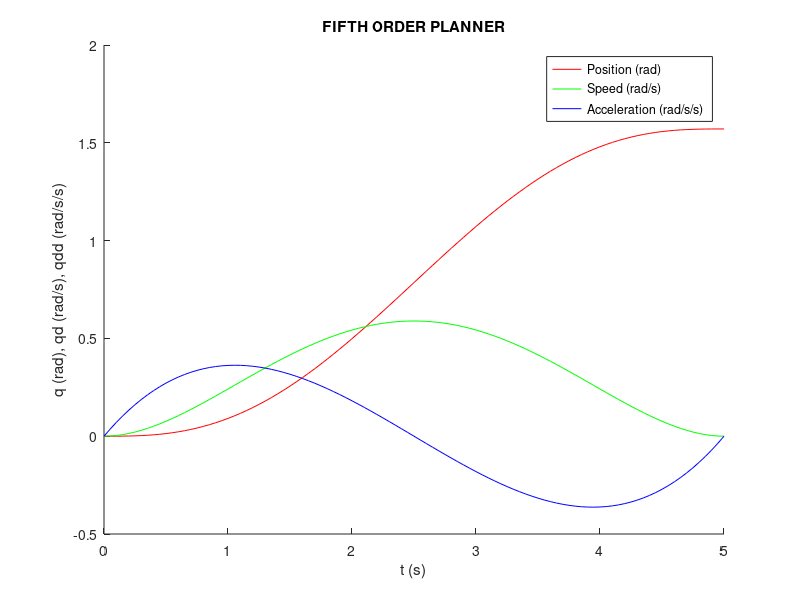

Here is the MATLAB script that generated this plot:
%%%%%%%%%%%%%%%%%%%%%%%%%%%%%%%%%%%%%%%%%%%%%%%%%%%%%%%%%%%%%%%%%%%%%%%%%%%
% 	EXERCISES ON INTERPOLATORS .
%   - Exercise 1: Dealing with a first order planner.
%   - Exercise 2: Derivation of a second order planner.
%   - Exercise 3: A more complex planning using first order interpolators.
%   - Exercise 4: Derive a trapezoidal acceleration profile using a 4th
%   order interpolator.
%   - Exercise 5: Animate a 6 DOF robot with the joint trajectory computed
%   in exercise 4.
%%%%%%%%%%%%%%%%%%%%%%%%%%%%%%%%%%%%%%%%%%%%%%%%%%%%%%%%%%%%%%%%%%%%%%%%%%%
% Copyright (C) 2016, by Arturo Gil Aparicio
%
% This file is part of ARTE (A Robotics Toolbox for Education).
% 
% ARTE is free software: you can redistribute it and/or modify
% it under the terms of the GNU Lesser General Public License as published by
% the Free Software Foundation, either version 3 of the License, or
% (at your option) any later version.
% 
% ARTE is distributed in the hope that it will be useful,
% but WITHOUT ANY WARRANTY; without even the implied warranty of
% MERCHANTABILITY or FITNESS FOR A PARTICULAR PURPOSE.  See the
% GNU Lesser General Public License for more details.
% 
% You should have received a copy of the GNU Leser General Public License
% along with ARTE.  If not, see <http://www.gnu.org/licenses/>.
function interpolators_solution
close all
% exercise1()
% exercise2()
% exercise3()
exercise4();
%exercise5()
%exercise6()


%%%%%%%%%%%%%%%%%%%%%%%%%%%%%%%%%%%%%%%%%%%%%%%%%%%%%%%%%%%%%%%%%%%%%%%%%%%
%%%%%%%%%%%%%%%%%%%%%%%%%%%%%%%%%%%%%%%%%%%%%%%%%%%%%%%%%%%%%%%%%%%%%%%%%%%
%   Exercise 1:
%   a) Plan a joint trajectory from q1 to q2 using a linear interpolator.
%   The movement must be performed at a constant speed of 2 rad/s.
%   
%   b) Complete the function  first_order in order to return the required
%   data.
%   
%   b) Plot the trajectory in position with a delta of 0.001 seconds. Plot
%   the speed of the trajectory. Compute the accelerations at every time step.
%   
%   c) Present your conclusions. Which aspects could/should be improved?
%           Acceleration tends to infinite values at the starting and end
%           of the trajectory, due to a sudden change in speed. This
%           implies that unnecessary torques will be required
%%%%%%%%%%%%%%%%%%%%%%%%%%%%%%%%%%%%%%%%%%%%%%%%%%%%%%%%%%%%%%%%%%%%%%%%%%%
%%%%%%%%%%%%%%%%%%%%%%%%%%%%%%%%%%%%%%%%%%%%%%%%%%%%%%%%%%%%%%%%%%%%%%%%%%%
function exercise1()
% Go from q1=0 to q2=0.5 rad
q=[0 1.8];
%At a constant speed.
qd=2; %rad/s
% DEFINE t = [T1 T2]
T1 = 0;
T2 = (q(2)-q(1))/qd;
t=[T1 T2];
%the minimum difference in seconds between times to compute q(t) functions
delta_t=0.001;

%FIRST ORDER PLANNER FROM q1 to q2 
figure, xlabel('t (s)'), ylabel('q (rad), q_d (rad/s)'), title('FIRST ORDER PLANNER. EXERCISE 1'), hold on
[q_t, qd_t, time, k]=first_order([q(1) q(2)], [t(1) t(2)], delta_t); 
plot(time, q_t, 'r'), plot(time, qd_t, 'g')

legend('Position (rad)','Speed (rad/s)')
%WRITE EQUATION
disp('The equation computed can be written as:')
fprintf('\n q(t)=k1+k2*t=%.3f+%.3f*t', k(1), k(2))


%%%%%%%%%%%%%%%%%%%%%%%%%%%%%%%%%%%%%%%%%%%%%%%%%%%%%%%%%%%%%%%%%%%%%%%%%%%
%%%%%%%%%%%%%%%%%%%%%%%%%%%%%%%%%%%%%%%%%%%%%%%%%%%%%%%%%%%%%%%%%%%%%%%%%%%
%   Exercise 2:
%   a) Derive a method to compute a second order polynomial of the form
%       q(t) = k1 + k2*t + k3*t^2
%       write down the equations needed.
%   b) Program a method named of the form:
%
%   [q_t, qd_t, qdd_t, t, k]=second_order(q, qd, t, delta_t)
%
%   with:
%   Inputs:
%       q: a joint vector of two inputs q = [q1 q2]
%       qd: the initial speed at t1.
%       t: a time vector with t = [t1 t2]
%       delta_t: the sample time between computed q(t)'s
%
%   Returns:
%       q: the values of q(t) as a function of the time vector used.
%       qd: the speed qd(t) as a function of the time vector (which is a constant in this case)
%       t: the time vector used.
%       k: the polynomial coefficients k that allow to compute q(t) as:
%               q(t) = k(1) + k(2)*t + k(3)*t^2
%
%   c) Present your conclusions. Which aspects could/should be improved?
%           
%%%%%%%%%%%%%%%%%%%%%%%%%%%%%%%%%%%%%%%%%%%%%%%%%%%%%%%%%%%%%%%%%%%%%%%%%%%
%%%%%%%%%%%%%%%%%%%%%%%%%%%%%%%%%%%%%%%%%%%%%%%%%%%%%%%%%%%%%%%%%%%%%%%%%%%
function exercise2()
% Go from q1=0 to q2=1.5 rad
q=[0 2.5];
qd = 0.3; % rad/s (CHANGE FROM 0 TO 2.3)
%Time vector
t=[0 12];
%the minimum difference in seconds between times to compute q(t) functions
delta_t=0.001;

figure, xlabel('t (s)'), ylabel('q (rad), q_d (rad/s), q_{dd} (rad/s/s)'), title('SECOND ORDER PLANNER'), hold on
[q_t, qd_t, qdd_t, time, k]=second_order([q(1) q(2)], qd(1),[t(1) t(2)], delta_t);
plot(time, q_t, 'r'), plot(time, qd_t, 'g'), plot(time, qdd_t, 'b')
legend('Position (rad)','Speed (rad/s)', 'Acceleration (rad/s/s)')

%WRITE EQUATION
disp('The equation computed can be written as:')
fprintf('\n q(t)=k1+k2*t+k3*t^2=%.3f+%.3f*t+%.3f*t^2', k(1), k(2), k(3))


%%%%%%%%%%%%%%%%%%%%%%%%%%%%%%%%%%%%%%%%%%%%%%%%%%%%%%%%%%%%%%%%%%%%%%%%%%%
%%%%%%%%%%%%%%%%%%%%%%%%%%%%%%%%%%%%%%%%%%%%%%%%%%%%%%%%%%%%%%%%%%%%%%%%%%%
%   Exercise 3:
%   a) Use a first order planner to perform the following movement on a
%   single joint of a robot.
%       q1 = 0.2 rad. t1 = 0 s
%       q2 = 0.5 rad. t2 = 6 s
%       q3 = 0.8 rad. t3 = 8 s
%       q4 = 1.5 rad. t4 = 10 s
%   b) Plot the whole trajectory in speed and position.
%   c) Present your main conclusions.
%%%%%%%%%%%%%%%%%%%%%%%%%%%%%%%%%%%%%%%%%%%%%%%%%%%%%%%%%%%%%%%%%%%%%%%%%%%
%%%%%%%%%%%%%%%%%%%%%%%%%%%%%%%%%%%%%%%%%%%%%%%%%%%%%%%%%%%%%%%%%%%%%%%%%%%
function exercise3()
% Go from q1=0 to q2=0.5 rad
%q=[q1 q2 q3 q4];
q=[0.2 0.5 0.8 1.5];
%t=[t1 t2 t3 t4];
t=[0 6 8 10];

%the minimum difference in seconds between times to compute q(t) functions
delta_t=0.001;

figure, xlabel('t (s)'), ylabel('q (rad), q_d (rad/s)'), title('FIRST ORDER PLANNER. EXERCISE 3'), hold on
[q_t, qd_t, time, k]=first_order([q(1) q(2)],[t(1) t(2)], delta_t); plot(time, q_t, 'r'), plot(time, qd_t, 'g')
[q_t, qd_t, time, k]=first_order([q(2) q(3)],[t(2) t(3)], delta_t); plot(time, q_t, 'r'), plot(time, qd_t, 'g')
[q_t, qd_t, time, k]=first_order([q(3) q(4)],[t(3) t(4)], delta_t); plot(time, q_t, 'r'), plot(time, qd_t, 'g')
legend('Joint position q (rad)', 'Joint speed q (rad/s)')

%%%%%%%%%%%%%%%%%%%%%%%%%%%%%%%%%%%%%%%%%%%%%%%%%%%%%%%%%%%%%%%%%%%%%%%%%%%
%%%%%%%%%%%%%%%%%%%%%%%%%%%%%%%%%%%%%%%%%%%%%%%%%%%%%%%%%%%%%%%%%%%%%%%%%%%
%   Exercise 4:
%   fifth order interpolator.
%%%%%%%%%%%%%%%%%%%%%%%%%%%%%%%%%%%%%%%%%%%%%%%%%%%%%%%%%%%%%%%%%%%%%%%%%%%
%%%%%%%%%%%%%%%%%%%%%%%%%%%%%%%%%%%%%%%%%%%%%%%%%%%%%%%%%%%%%%%%%%%%%%%%%%%
function exercise4()
  
% Go from q1=0 to q2=1.5 rad
% q=[0 2.5];
% qd = [ 0 0]; % rad/s (CHANGE FROM 0 TO 2.3)
% qdd = [0 0]
q=[0 pi/2];
qd = [0 0]; % rad/s (CHANGE FROM 0 TO 2.3)
qdd = [0 0];

%Time vector
t=[0 5];
%the minimum difference in seconds between times to compute q(t) functions
delta_t=0.05;

% B)COMPLETE THE FUNCTION second_order DEFINED BELOW
figure, xlabel('t (s)'), ylabel('q (rad), qd (rad/s), qdd (rad/s/s)'), title('FIFTH ORDER PLANNER'), hold on
[q_t, qd_t, qdd_t, time, k]=fifth_order([q(1) q(2)], [qd(1) qd(2)], [qdd(1) qdd(2)], [t(1) t(2)], delta_t);
plot(time, q_t, 'r'), plot(time, qd_t, 'g'), plot(time, qdd_t, 'b')
legend('Position (rad)','Speed (rad/s)', 'Acceleration (rad/s/s)')

%WRITE EQUATION
disp('The equation computed can be written as:')
fprintf('\n q(t)= k1 + k2*t + k3*t^2 + k4*t^3 + k5*t^4 + k6*t^5')
fprintf('\n with k=')
k


%%%%%%%%%%%%%%%%%%%%%%%%%%%%%%%%%%%%%%%%%%%%%%%%%%%%%%%%%%%%%%%%%%%%%%%%%%%
%%%%%%%%%%%%%%%%%%%%%%%%%%%%%%%%%%%%%%%%%%%%%%%%%%%%%%%%%%%%%%%%%%%%%%%%%%%
%   Exercise 5:
%   Use the results from exercise 4 to animate a 6 DOF robot with the joint 
%   trajectories of the 4th order planner computed before.
%
%   This exercise is solved as an example for students.
%%%%%%%%%%%%%%%%%%%%%%%%%%%%%%%%%%%%%%%%%%%%%%%%%%%%%%%%%%%%%%%%%%%%%%%%%%%
%%%%%%%%%%%%%%%%%%%%%%%%%%%%%%%%%%%%%%%%%%%%%%%%%%%%%%%%%%%%%%%%%%%%%%%%%%%
function exercise5(qt)
%load a 6DOF robot from the library, such as the IRB6640
robot = load_robot
%adjust 3D view as desired
adjust_view(robot)

%call exercise4. 0.01 is a time param for the simulation. Adjust it to your
%needs
qt=exercise4(0.01);
%repeat the joint computed 6 times for all the joints!
Qt = [qt; qt; qt; qt; qt; qt];
%animate the trajectory on the robot
animate(robot, Qt);


%%%%%%%%%%%%%%%%%%%%%%%%%%%%%%%%%%%%%%%%%%%%%%%%%%%%%%%%%%%%%%%%%%%%%%%%%%%
%%%%%%%%%%%%%%%%%%%%%%%%%%%%%%%%%%%%%%%%%%%%%%%%%%%%%%%%%%%%%%%%%%%%%%%%%%%
%   Exercise 4:
%   a) Use a 4th order planner to compute a trapezoid acceleration profile.
%       The inputs for this problem are:
%           qini, qfinal: the initial and final joint position (rad)
%           amax: max. angular acceleration allowed
%           wmax: max. angular speed allowed
%%%%%%%%%%%%%%%%%%%%%%%%%%%%%%%%%%%%%%%%%%%%%%%%%%%%%%%%%%%%%%%%%%%%%%%%%%%
%%%%%%%%%%%%%%%%%%%%%%%%%%%%%%%%%%%%%%%%%%%%%%%%%%%%%%%%%%%%%%%%%%%%%%%%%%%
function qt = exercise6(delta_t)
% Go from q1 to q2 rad q=[q1 q2 ];
qini=0.1; %rad
qfinal=pi/4; %rad (TRY ALSO WITH 0.8)
amax = 5; %rad/s/s
wmax = 1; %rad/s

% compute total displacement
qT = qfinal-qini;
%compute time to accelerate
t1 = abs(wmax/amax);
%compute time at constant speed
tcte = (abs(qT)-abs(amax)*t1^2)/wmax;

%this is the case of a triangle profile, in which the sector at constant
%speed does not exist
if (tcte <= 0)
    disp('triangle profile')
    tT = sqrt(4*qT/amax);
    %Now construct the time vector
    t = [0 tT/2 tT/2 tT];
    %Now construct the q vector
    q1 = qini;
    q2 = qini + qT/2;
    q3 = q2;
    q4 = qfinal; 
    q = [q1 q2 q3 q4];
    %recompute the new max speed
    wmax = amax*tT/2;
    figure, xlabel('t (s)'), ylabel('q (rad), q_d (rad/s), q_d (rad/s/s)'), title('FOURTH ORDER PLANNER. EXERCISE 4. TRAP. PROFILE'), hold on
    [q_t1, qd_t, qdd_t, time, k]=fourth_order([q(1) q(2)], [0 wmax],   amax, [t(1) t(2)], delta_t); plot(time, q_t1, 'r'), plot(time, qd_t, 'g'), plot(time, qdd_t, 'b')
    [q_t2, qd_t, qdd_t, time, k]=fourth_order([q(3) q(4)], [wmax 0],  -amax, [t(3) t(4)], delta_t); plot(time, q_t2, 'r'), plot(time, qd_t, 'g'), plot(time, qdd_t, 'b')
    legend('Joint position q (rad)', 'Joint speed qd (rad/s)', 'Joint accel qdd (rad/s/s)')
    qt = [q_t1 q_t2];
else
    %Now construct the time vector
    t = [0 t1 t1+tcte 2*t1+tcte];
    %Now construct the q vector
    q1 = qini;
    q2 = qini + 0.5*amax*t1^2;
    q3 = qini + 0.5*amax*t1^2 + wmax*tcte;
    q4 = qfinal; 
    q = [q1 q2 q3 q4];

    figure, xlabel('t (s)'), ylabel('q (rad), q_d (rad/s), q_d (rad/s/s)'), title('FOURTH ORDER PLANNER. EXERCISE 4. TRAP. PROFILE'), hold on
    [q_t1, qd_t, qdd_t, time, k]=fourth_order([q(1) q(2)], [0 wmax],   amax, [t(1) t(2)], delta_t); plot(time, q_t1, 'r'), plot(time, qd_t, 'g'), plot(time, qdd_t, 'b')
    [q_t2, qd_t, qdd_t, time, k]=fourth_order([q(2) q(3)], [wmax wmax], 0,   [t(2) t(3)], delta_t); plot(time, q_t2, 'r'), plot(time, qd_t, 'g'), plot(time, qdd_t, 'b')
    [q_t3, qd_t, qdd_t, time, k]=fourth_order([q(3) q(4)], [wmax 0],  -amax, [t(3) t(4)], delta_t); plot(time, q_t3, 'r'), plot(time, qd_t, 'g'), plot(time, qdd_t, 'b')
    legend('Joint position q (rad)', 'Joint speed qd (rad/s)', 'Joint accel qdd (rad/s/s)')
    qt = [q_t1 q_t2 q_t3];
end



%%%%%%%%%%%%%%%%%%%%%%%%%%%%%%%%%%%%%%%%%%%%%%%%%%%%%%%%%%%%%%%%%%%%%%%%%%%
% First order interpolator.
%   Given the start and end joint positions and times compute a first order
%   polinomial of the form:
%   q(t) = k(1) + k(2)*t
%
%   Inputs:
%       q: a joint vector of two inputs q = [q1 q2]
%       t: a time vector with t = [t1 t2]
%       delta_t: the sample time between computed q(t)'s
%   Returns:
%      
%       q: the values of q(t) as a function of the time vector used.
%       qd: the speed qd(t) as a function of the time vector (which is a constant in this case)
%       t: the time vector used.
%       k: the polynomial coefficients k that allow to compute q(t) as:
%               q(t) = k(1) + k(2)*t
%
%%%%%%%%%%%%%%%%%%%%%%%%%%%%%%%%%%%%%%%%%%%%%%%%%%%%%%%%%%%%%%%%%%%%%%%%%%%
function [q_t, qd_t, time, k]=first_order(q, t, delta_t)
%define the time matrix
A = [1 t(1); 
     1 t(2)];
b = [q(1) q(2)];
% compute the coefficients of k for a first order planner
k=inv(A)*b';

%define the time vector using delta_time
time=t(1):delta_t:t(2);
%the first order equation
q_t=k(1) + k(2)*time;
%return a constant speed
qd_t=k(2)*ones(1,length(time));


%%%%%%%%%%%%%%%%%%%%%%%%%%%%%%%%%%%%%%%%%%%%%%%%%%%%%%%%%%%%%%%%%%%%%%%%%%%
%   Second order planner:
%   Inputs:
%       q: a joint vector of two inputs q = [q1 q2]
%       qd: the initial speed at t1.
%       t: a time vector with t = [t1 t2]
%       delta_t: the sample time between computed q(t)'s
%
%   Returns:
%       q: the values of q(t) as a function of the time vector used.
%       qd: the speed qd(t) as a function of the time vector (which is a constant in this case)
%       t: the time vector used.
%       k: the polynomial coefficients k that allow to compute q(t) as:
%               q(t) = k(1) + k(2)*t + k(3)*t^2
%%%%%%%%%%%%%%%%%%%%%%%%%%%%%%%%%%%%%%%%%%%%%%%%%%%%%%%%%%%%%%%%%%%%%%%%%%%
function [q_t, qd_t, qdd_t, time, k]=second_order(q, qd, t, delta_t)

k=inv([1 t(1) t(1)^2; 1 t(2) t(2)^2; 0 1 2*t(1)])*[q(1) q(2) qd(1)]';

time=t(1):delta_t:t(2);
q_t=k(1)+k(2)*time+k(3)*time.^2;
qd_t=k(2)*ones(1,length(time)) + 2*k(3)*time;
qdd_t=2*k(3)*ones(1,length(time));



%%%%%%%%%%%%%%%%%%%%%%%%%%%%%%%%%%%%%%%%%%%%%%%%%%%%%%%%%%%%%%%%%%%%%%%%%%%
% Third order interpolator.
%   Given the:
%       - start and end joint positions.
%       - start speed.
%       - start acceleration.
%       - and start and end times,
%       
%   Compute a third order polynomial of the form:
%   q(t) = k(1) + k(2)*t + k(3)*t^2 + k(4)*t^3
%   
%   Inputs:
%       q: a joint vector of two inputs q = [q1 q2]
%       qd: start speed
%       qdd: start acceleration.
%       t: a time vector with t_i = [t1 t2]  
%       
%
%   Returns:
%       
%       q_t: the values of q(t) as a function of the time vector used.
%       the speed qd(t) as a function of the time vector (which is a constant in this case)
%       time: the time vector used.
%       ki: the polynomial coefficients k that allow to compute q(t) as:
%       q(t) = k(1) + k(2)*t
%
%%%%%%%%%%%%%%%%%%%%%%%%%%%%%%%%%%%%%%%%%%%%%%%%%%%%%%%%%%%%%%%%%%%%%%%%%%%
function [q_t, qd_t, qdd_t, time, k]=third_order(q, qd, qdd, t, delta_t)
%   third order
A=[1 t(1) t(1)^2 t(1)^3;
   1 t(2) t(2)^2 t(2)^3;
   0   1  2*t(1) 3*t(1)^2;
   0   0   2     6*t(1)];
k=inv(A)*[q(1) q(2) qd(1) qdd(1)]';

time=t(1):delta_t:t(2);
q_t = k(1) + k(2)*time + k(3)*time.^2 + k(4)*time.^3;
qd_t= k(2)*ones(1,length(time)) + 2*k(3)*time + 3*k(4)*time.^2;
qdd_t=2*k(3)*ones(1,length(time)) + 6*k(4)*time;


%%%%%%%%%%%%%%%%%%%%%%%%%%%%%%%%%%%%%%%%%%%%%%%%%%%%%%%%%%%%%%%%%%%%%%%%%%%
% Fourth order interpolator.
%   Given the:
%       - start and end joint positions.
%       - start and end speed.
%       - start acceleration.
%       - and start and end times,
%       
%   Compute a fourth order polynomial of the form:
%   q(t) = k(1) + k(2)*t + k(3)*t^2 + k(4)*t^3 + k(5)*t^4 
%   
%   Inputs:
%       q: a joint vector of two inputs q = [q1 q2]
%       qd: start speed
%       qdd: start acceleration.
%       t: a time vector with t_i = [t1 t2]  
%       
%
%   Returns:
%       q_t: the values of q(t) as a function of the time vector used.
%       the speed qd(t) as a function of the time vector (which is a constant in this case)
%       time: the time vector used.
%       ki: the polynomial coefficients k that allow to compute q(t) as:
%       q(t) = k(1) + k(2)*t
%
%%%%%%%%%%%%%%%%%%%%%%%%%%%%%%%%%%%%%%%%%%%%%%%%%%%%%%%%%%%%%%%%%%%%%%%%%%%
function [q_t, qd_t, qdd_t, time, k]=fourth_order(q, qd, qdd, t, delta_t)
%   third order
A=[1 t(1) t(1)^2 t(1)^3 t(1)^4;
   1 t(2) t(2)^2 t(2)^3 t(2)^4;
   0   1  2*t(1) 3*t(1)^2 4*t(1)^3;
   0   1  2*t(2) 3*t(2)^2 4*t(2)^3;
   0   0   2     6*t(2)   12*t(2)^2];
k=inv(A)*[q(1) q(2) qd(1) qd(2) qdd(1)]';

time=t(1):delta_t:t(2);
q_t = k(1) + k(2)*time + k(3)*time.^2 + k(4)*time.^3 + k(5)*time.^4;
qd_t= k(2)*ones(1,length(time)) + 2*k(3)*time + 3*k(4)*time.^2 + 4*k(5)*time.^3;
qdd_t=2*k(3)*ones(1,length(time)) + 6*k(4)*time + 12*k(5)*time.^2;


%%%%%%%%%%%%%%%%%%%%%%%%%%%%%%%%%%%%%%%%%%%%%%%%%%%%%%%%%%%%%%%%%%%%%%%%%%%
% Fifth order interpolator.
%   Given the:
%       - start and end joint positions.
%       - start and end speed.
%       - start and end acceleration.
%       - and start and end times,
%       
%   Computes a fifth order polynomial of the form:
%   q(t) = k(1) + k(2)*t + k(3)*t^2 + k(4)*t^3 + k(5)*t^4 + k(6)*t^5
%   
%   Inputs:
%       q: a joint vector of two inputs q = [q1 q2]
%       qd: start and end speed qd = [qd1 qd2]
%       qdd: start and end acceleration. qdd = [qdd1 qdd2]
%       t: a time vector with t_i = [t1 t2]  
%       
%
%   Returns:
%       q_t: the values of q(t) as a function of the time vector used.
%       the speed qd(t) as a function of the time vector 
%       the acceleration qdd(t) as a functiono f time.
%       time: the time vector used.
%       ki: the polynomial coefficients k that allow to compute q(t) as:
%       q(t) = k(1) + k(2)*t + k(3)*t^2 + k(4)*t^3 + k(5)*t^4 + k(6)*t^5
%   
%
%%%%%%%%%%%%%%%%%%%%%%%%%%%%%%%%%%%%%%%%%%%%%%%%%%%%%%%%%%%%%%%%%%%%%%%%%%%
function [q_t, qd_t, qdd_t, time, k]=fifth_order(q, qd, qdd, t, delta_t)
%   quinto orden
A=[1 t(1) t(1)^2 t(1)^3 t(1)^4 t(1)^5;
   1 t(2) t(2)^2 t(2)^3 t(2)^4 t(2)^5;
   0   1  2*t(1) 3*t(1)^2 4*t(1)^3 5*t(1)^4;
   0   1  2*t(2) 3*t(2)^2 4*t(2)^3 5*t(2)^4;
   0   0   2     6*t(1)   12*t(1)^2 20*t(1)^3;
   0   0   2     6*t(2)   12*t(2)^2 20*t(2)^3];
% la ecuacion es:
% A*k = b
% donde b es un vector de las condiciones de contorno
% posicion inicial y final
% velocidad inicial y final
% aceleraciones inicial y final
b(1) = q(1);
b(2) = q(2);
b(3) = qd(1);
b(4) = qd(2);
b(5) = qdd(1);
b(6) = qdd(2);

%k = [k(1) k(2) k(3) k(4) k(5) k(6)];
k = inv(A)*b(:);

% ecuaci�n: q(t) = k1+k2*t+k3*t^2+k4*t^3+k5*t^4+k6*t^5
%           qd(t) = k2 + 2*k3*t + 3*k4*t^2 + 4*k5*t^3 + 5*k6*t^4
%           qdd(t) = 2*k3 + 6*k4*t + 12*k5*t^2 + 20*k6*t^3
time = t(1):delta_t:t(2);
q_t = k(1) + k(2)*time + k(3)*time.^2 + k(4)*time.^3 + k(5)*time.^4 + k(6)*time.^5;
qd_t= k(2) + 2*k(3)*time + 3*k(4)*time.^2 + 4*k(5)*time.^3 + 5*k(6)*time.^4;
qdd_t=2*k(3) + 6*k(4)*time + 12*k(5)*time.^2 + 20*k(6)*time.^3;




